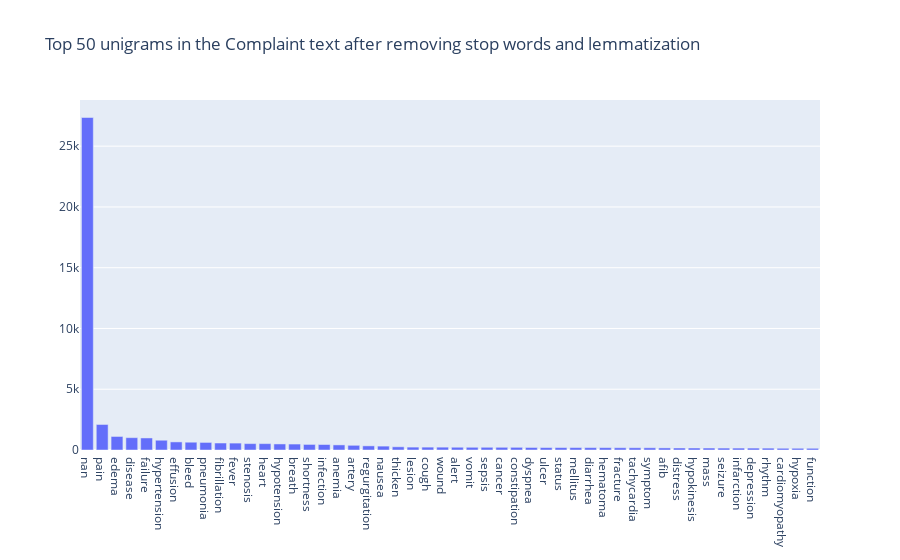

Notebook code cell kept with this figure:
### Markdown cell above
## Here are the top unigrams,bigrams and trigrams by frequency among all the complaints after processing the text. ‘

Detect words which are some of the top words which makes sense given the focus of the complaints.

### Code cell
from sklearn.feature_extraction.text import CountVectorizer, TfidfVectorizer
from pprint import pprint
def get_top_n_words(corpus, n=None):
    vec = CountVectorizer(stop_words='english').fit(corpus)
    bag_of_words = vec.transform(corpus)
    sum_words = bag_of_words.sum(axis=0) 
    words_freq = [(word, sum_words[0, idx]) for word, idx in vec.vocabulary_.items()]
    words_freq =sorted(words_freq, key = lambda x: x[1], reverse=True)
    return words_freq[:n]
common_words = get_top_n_words(df_clean['name_clean'].values.astype('U'), 50)
df2 = pd.DataFrame(common_words, columns = ['unigram' , 'count'])

fig = go.Figure([go.Bar(x=df2['unigram'], y=df2['count'])])
fig.update_layout(title=go.layout.Title(text="Top 50 unigrams in the Complaint text after removing stop words and lemmatization"))
fig.show()

### Figure 1 — Plotly figure (JSON) as saved in the notebook; plotly's stock layout.template omitted (floating-point values rounded to 4 significant figures)
{"data": [{"type": "bar", "x": ["nan", "pain", "edema", "disease", "failure", "hypertension", "effusion", "bleed", "pneumonia", "fibrillation", "fever", "stenosis", "heart", "hypotension", "breath", "shortness", "infection", "anemia", "artery", "regurgitation", "nausea", "thicken", "lesion", "cough", "wound", "alert", "vomit", "sepsis", "cancer", "constipation", "dyspnea", "ulcer", "status", "mellitus", "diarrhea", "hematoma", "fracture", "tachycardia", "symptom", "afib", "distress", "hypokinesis", "mass", "seizure", "infarction", "depression", "rhythm", "cardiomyopathy", "hypoxia", "function"], "y": [27359, 2100, 1114, 1015, 991, 804, 666, 641, 623, 574, 568, 526, 524, 498, 489, 458, 452, 420, 386, 340, 320, 263, 238, 235, 234, 226, 223, 223, 222, 220, 207, 200, 200, 199, 197, 194, 188, 185, 183, 172, 165, 164, 162, 159, 158, 157, 154, 142, 142, 141]}], "layout": {"title": {"text": "Top 50 unigrams in the Complaint text after removing stop words and lemmatization"}}}
